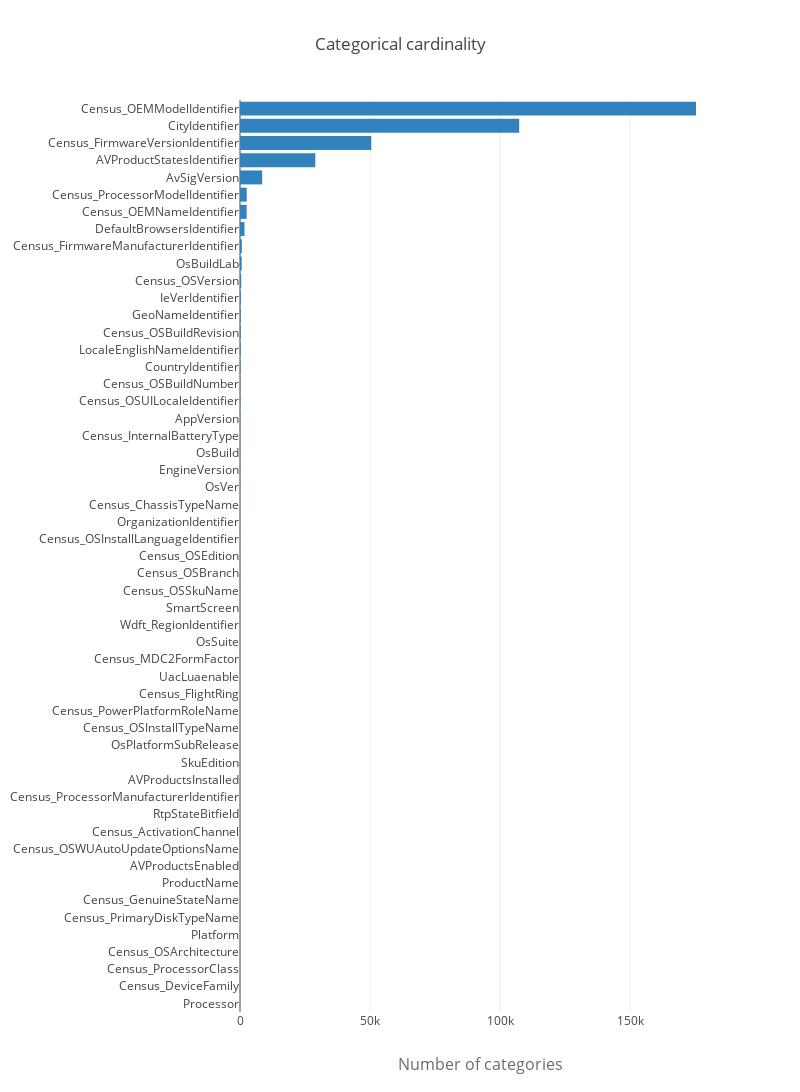

Notebook source saved alongside this figure:
### Markdown cell above
Most of the current variables are categories and we need to choose a method to treat them. **Depending on the cardinality of each variable**, we can opt for** one-hot-encoding, frequency or target encoding**. In the particular case of Light-GBM, we can also use the **built-in LGBM treatment of categoricals**:

### Code cell
cardinality = []
for c in categorical_columns:
    if c == 'MachineIdentifier': continue
    cardinality.append([c, train[c].nunique()])
cardinality.sort(key = lambda x:x[1], reverse=False)

trace = go.Bar(y=[x[0] for x in cardinality],
               x=[x[1] for x in cardinality],
               orientation='h', marker=dict(color='rgb(49,130,189)'), name='train')

layout = go.Layout(
    title='Categorical cardinality', height=1600, width=800,
    xaxis=dict(
        title='Number of categories',
        titlefont=dict(size=16, color='rgb(107, 107, 107)'),
        domain=[0.25, 1]
    ),
    barmode='group',
    bargap=0.1,
    bargroupgap=0.1
)

fig = go.Figure(data=[trace], layout=layout)
iplot(fig)

### Figure 1 — Plotly figure (JSON) as saved in the notebook; plotly's stock layout.template omitted (floating-point values rounded to 4 significant figures)
{"data": [{"marker": {"color": "rgb(49,130,189)"}, "name": "train", "orientation": "h", "type": "bar", "uid": "4c00ff00-791f-4f7c-b580-9f93c80ded9b", "x": [3, 3, 3, 3, 4, 4, 5, 6, 6, 6, 6, 7, 7, 8, 8, 9, 9, 10, 10, 11, 13, 14, 15, 21, 30, 32, 33, 39, 49, 52, 58, 70, 76, 78, 110, 147, 165, 222, 252, 285, 292, 303, 469, 663, 712, 1730, 2564, 2583, 8531, 28970, 50494, 107366, 175365], "y": ["Processor", "Census_DeviceFamily", "Census_ProcessorClass", "Census_OSArchitecture", "Platform", "Census_PrimaryDiskTypeName", "Census_GenuineStateName", "ProductName", "AVProductsEnabled", "Census_OSWUAutoUpdateOptionsName", "Census_ActivationChannel", "RtpStateBitfield", "Census_ProcessorManufacturerIdentifier", "AVProductsInstalled", "SkuEdition", "OsPlatformSubRelease", "Census_OSInstallTypeName", "Census_PowerPlatformRoleName", "Census_FlightRing", "UacLuaenable", "Census_MDC2FormFactor", "OsSuite", "Wdft_RegionIdentifier", "SmartScreen", "Census_OSSkuName", "Census_OSBranch", "Census_OSEdition", "Census_OSInstallLanguageIdentifier", "OrganizationIdentifier", "Census_ChassisTypeName", "OsVer", "EngineVersion", "OsBuild", "Census_InternalBatteryType", "AppVersion", "Census_OSUILocaleIdentifier", "Census_OSBuildNumber", "CountryIdentifier", "LocaleEnglishNameIdentifier", "Census_OSBuildRevision", "GeoNameIdentifier", "IeVerIdentifier", "Census_OSVersion", "OsBuildLab", "Census_FirmwareManufacturerIdentifier", "DefaultBrowsersIdentifier", "Census_OEMNameIdentifier", "Census_ProcessorModelIdentifier", "AvSigVersion", "AVProductStatesIdentifier", "Census_FirmwareVersionIdentifier", "CityIdentifier", "Census_OEMModelIdentifier"]}], "layout": {"bargap": 0.1, "bargroupgap": 0.1, "barmode": "group", "height": 1600, "title": "Categorical cardinality", "width": 800, "xaxis": {"domain": [0.25, 1], "title": "Number of categories", "titlefont": {"color": "rgb(107, 107, 107)", "size": 16}}}}
